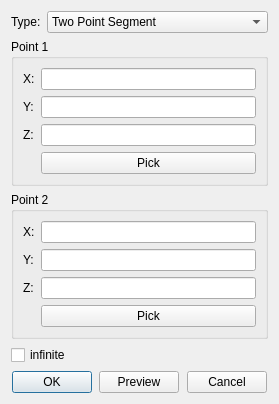
<?xml version="1.0" encoding="UTF-8"?>
<ui version="4.0">
 <class>ReferenceLineInfoDialog</class>
 <widget class="QDialog" name="ReferenceLineInfoDialog">
  <property name="geometry">
   <rect>
    <x>0</x>
    <y>0</y>
    <width>279</width>
    <height>373</height>
   </rect>
  </property>
  <property name="windowTitle">
   <string>Reference Line</string>
  </property>
  <layout class="QGridLayout" name="gridLayout">
   <item row="0" column="0">
    <widget class="QWidget" name="widget_2" native="true">
     <property name="sizePolicy">
      <sizepolicy hsizetype="Preferred" vsizetype="Fixed">
       <horstretch>0</horstretch>
       <verstretch>0</verstretch>
      </sizepolicy>
     </property>
     <layout class="QGridLayout" name="gridLayout_2">
      <property name="leftMargin">
       <number>0</number>
      </property>
      <property name="topMargin">
       <number>0</number>
      </property>
      <property name="rightMargin">
       <number>0</number>
      </property>
      <property name="bottomMargin">
       <number>0</number>
      </property>
      <item row="0" column="0">
       <widget class="QLabel" name="label">
        <property name="sizePolicy">
         <sizepolicy hsizetype="Fixed" vsizetype="Preferred">
          <horstretch>0</horstretch>
          <verstretch>0</verstretch>
         </sizepolicy>
        </property>
        <property name="text">
         <string>Type:</string>
        </property>
       </widget>
      </item>
      <item row="0" column="1">
       <widget class="QComboBox" name="comb_type">
        <item>
         <property name="text">
          <string>Two Point Segment</string>
         </property>
        </item>
        <item>
         <property name="text">
          <string>Point and Direction</string>
         </property>
        </item>
       </widget>
      </item>
     </layout>
    </widget>
   </item>
   <item row="3" column="0">
    <widget class="QWidget" name="widget" native="true">
     <property name="sizePolicy">
      <sizepolicy hsizetype="Preferred" vsizetype="Fixed">
       <horstretch>0</horstretch>
       <verstretch>0</verstretch>
      </sizepolicy>
     </property>
     <layout class="QGridLayout" name="gridLayout_3">
      <property name="leftMargin">
       <number>0</number>
      </property>
      <property name="topMargin">
       <number>0</number>
      </property>
      <property name="rightMargin">
       <number>0</number>
      </property>
      <property name="bottomMargin">
       <number>0</number>
      </property>
      <item row="0" column="4">
       <spacer name="horizontalSpacer_3">
        <property name="orientation">
         <enum>Qt::Horizontal</enum>
        </property>
        <property name="sizeHint" stdset="0">
         <size>
          <width>40</width>
          <height>20</height>
         </size>
        </property>
       </spacer>
      </item>
      <item row="0" column="1">
       <widget class="QPushButton" name="pb_ok">
        <property name="text">
         <string>OK</string>
        </property>
       </widget>
      </item>
      <item row="0" column="3">
       <widget class="QPushButton" name="pb_preview">
        <property name="text">
         <string>Preview</string>
        </property>
       </widget>
      </item>
      <item row="0" column="5">
       <widget class="QPushButton" name="pb_cancel">
        <property name="text">
         <string>Cancel</string>
        </property>
       </widget>
      </item>
      <item row="0" column="2">
       <spacer name="horizontalSpacer_2">
        <property name="orientation">
         <enum>Qt::Horizontal</enum>
        </property>
        <property name="sizeHint" stdset="0">
         <size>
          <width>40</width>
          <height>20</height>
         </size>
        </property>
       </spacer>
      </item>
      <item row="0" column="0">
       <spacer name="horizontalSpacer">
        <property name="orientation">
         <enum>Qt::Horizontal</enum>
        </property>
        <property name="sizeHint" stdset="0">
         <size>
          <width>40</width>
          <height>20</height>
         </size>
        </property>
       </spacer>
      </item>
      <item row="0" column="6">
       <spacer name="horizontalSpacer_4">
        <property name="orientation">
         <enum>Qt::Horizontal</enum>
        </property>
        <property name="sizeHint" stdset="0">
         <size>
          <width>40</width>
          <height>20</height>
         </size>
        </property>
       </spacer>
      </item>
     </layout>
    </widget>
   </item>
   <item row="1" column="0">
    <widget class="QStackedWidget" name="stackedWidget">
     <property name="currentIndex">
      <number>0</number>
     </property>
     <widget class="QWidget" name="page_twopoint">
      <layout class="QGridLayout" name="gridLayout_26">
       <property name="leftMargin">
        <number>0</number>
       </property>
       <property name="topMargin">
        <number>0</number>
       </property>
       <property name="rightMargin">
        <number>0</number>
       </property>
       <property name="bottomMargin">
        <number>0</number>
       </property>
       <item row="0" column="0">
        <widget class="QGroupBox" name="groupBox_4">
         <property name="title">
          <string>Point 1</string>
         </property>
         <layout class="QGridLayout" name="gridLayout_24">
          <item row="2" column="0">
           <widget class="QLabel" name="label_44">
            <property name="text">
             <string>Z:</string>
            </property>
           </widget>
          </item>
          <item row="1" column="1">
           <widget class="Comp::FITKSciNotationLineEdit" name="le_twopoint_p1y"/>
          </item>
          <item row="0" column="1">
           <widget class="Comp::FITKSciNotationLineEdit" name="le_twopoint_p1x"/>
          </item>
          <item row="2" column="1">
           <widget class="Comp::FITKSciNotationLineEdit" name="le_twopoint_p1z"/>
          </item>
          <item row="1" column="0">
           <widget class="QLabel" name="label_43">
            <property name="text">
             <string>Y:</string>
            </property>
           </widget>
          </item>
          <item row="0" column="0">
           <widget class="QLabel" name="label_2">
            <property name="text">
             <string>X:</string>
            </property>
           </widget>
          </item>
          <item row="3" column="1">
           <widget class="QPushButton" name="pb_twopoint_pickpoint1">
            <property name="text">
             <string>Pick</string>
            </property>
           </widget>
          </item>
         </layout>
        </widget>
       </item>
       <item row="1" column="0">
        <widget class="QGroupBox" name="groupBox_17">
         <property name="title">
          <string>Point 2</string>
         </property>
         <layout class="QGridLayout" name="gridLayout_25">
          <item row="0" column="2">
           <widget class="Comp::FITKSciNotationLineEdit" name="le_twopoint_p2x"/>
          </item>
          <item row="0" column="0">
           <widget class="QLabel" name="label_46">
            <property name="text">
             <string>X:</string>
            </property>
           </widget>
          </item>
          <item row="1" column="0">
           <widget class="QLabel" name="label_47">
            <property name="text">
             <string>Y:</string>
            </property>
           </widget>
          </item>
          <item row="1" column="2">
           <widget class="Comp::FITKSciNotationLineEdit" name="le_twopoint_p2y"/>
          </item>
          <item row="2" column="0">
           <widget class="QLabel" name="label_45">
            <property name="text">
             <string>Z:</string>
            </property>
           </widget>
          </item>
          <item row="2" column="2">
           <widget class="Comp::FITKSciNotationLineEdit" name="le_twopoint_p2z"/>
          </item>
          <item row="3" column="2">
           <widget class="QPushButton" name="pb_twopoint_pickpoint2">
            <property name="text">
             <string>Pick</string>
            </property>
           </widget>
          </item>
         </layout>
        </widget>
       </item>
       <item row="2" column="0">
        <spacer name="verticalSpacer_6">
         <property name="orientation">
          <enum>Qt::Vertical</enum>
         </property>
         <property name="sizeHint" stdset="0">
          <size>
           <width>20</width>
           <height>40</height>
          </size>
         </property>
        </spacer>
       </item>
      </layout>
     </widget>
     <widget class="QWidget" name="page_pointanddir">
      <layout class="QGridLayout" name="gridLayout_4">
       <property name="leftMargin">
        <number>0</number>
       </property>
       <property name="topMargin">
        <number>0</number>
       </property>
       <property name="rightMargin">
        <number>0</number>
       </property>
       <property name="bottomMargin">
        <number>0</number>
       </property>
       <item row="0" column="0">
        <widget class="QGroupBox" name="groupBox_5">
         <property name="title">
          <string>Point</string>
         </property>
         <layout class="QGridLayout" name="gridLayout_28">
          <item row="2" column="0">
           <widget class="QLabel" name="label_51">
            <property name="text">
             <string>Z:</string>
            </property>
           </widget>
          </item>
          <item row="1" column="1">
           <widget class="Comp::FITKSciNotationLineEdit" name="le_pointanddir_py"/>
          </item>
          <item row="0" column="1">
           <widget class="Comp::FITKSciNotationLineEdit" name="le_pointanddir_px"/>
          </item>
          <item row="2" column="1">
           <widget class="Comp::FITKSciNotationLineEdit" name="le_pointanddir_pz"/>
          </item>
          <item row="1" column="0">
           <widget class="QLabel" name="label_52">
            <property name="text">
             <string>Y:</string>
            </property>
           </widget>
          </item>
          <item row="0" column="0">
           <widget class="QLabel" name="label_3">
            <property name="text">
             <string>X:</string>
            </property>
           </widget>
          </item>
          <item row="3" column="1">
           <widget class="QPushButton" name="pb_pointanddir_pickpoint">
            <property name="text">
             <string>Pick</string>
            </property>
           </widget>
          </item>
         </layout>
        </widget>
       </item>
       <item row="1" column="0">
        <widget class="QGroupBox" name="groupBox_18">
         <property name="title">
          <string>Direction</string>
         </property>
         <layout class="QGridLayout" name="gridLayout_27">
          <item row="0" column="2">
           <widget class="Comp::FITKSciNotationLineEdit" name="le_pointanddir_dx"/>
          </item>
          <item row="0" column="0">
           <widget class="QLabel" name="label_48">
            <property name="text">
             <string>X:</string>
            </property>
           </widget>
          </item>
          <item row="1" column="0">
           <widget class="QLabel" name="label_49">
            <property name="text">
             <string>Y:</string>
            </property>
           </widget>
          </item>
          <item row="1" column="2">
           <widget class="Comp::FITKSciNotationLineEdit" name="le_pointanddir_dy"/>
          </item>
          <item row="2" column="0">
           <widget class="QLabel" name="label_50">
            <property name="text">
             <string>Z:</string>
            </property>
           </widget>
          </item>
          <item row="2" column="2">
           <widget class="Comp::FITKSciNotationLineEdit" name="le_pointanddir_dz"/>
          </item>
          <item row="3" column="2">
           <widget class="QPushButton" name="pb_pointanddir_pickdir">
            <property name="text">
             <string>Pick</string>
            </property>
           </widget>
          </item>
         </layout>
        </widget>
       </item>
       <item row="2" column="0">
        <spacer name="verticalSpacer">
         <property name="orientation">
          <enum>Qt::Vertical</enum>
         </property>
         <property name="sizeHint" stdset="0">
          <size>
           <width>20</width>
           <height>40</height>
          </size>
         </property>
        </spacer>
       </item>
      </layout>
     </widget>
    </widget>
   </item>
   <item row="2" column="0">
    <widget class="QCheckBox" name="chec_infinite">
     <property name="text">
      <string>infinite</string>
     </property>
    </widget>
   </item>
  </layout>
 </widget>
 <customwidgets>
  <customwidget>
   <class>Comp::FITKSciNotationLineEdit</class>
   <extends>QLineEdit</extends>
   <header location="global">FITK_Component/FITKWidget/FITKSciNotationLineEdit.h</header>
  </customwidget>
 </customwidgets>
 <resources/>
 <connections/>
</ui>
